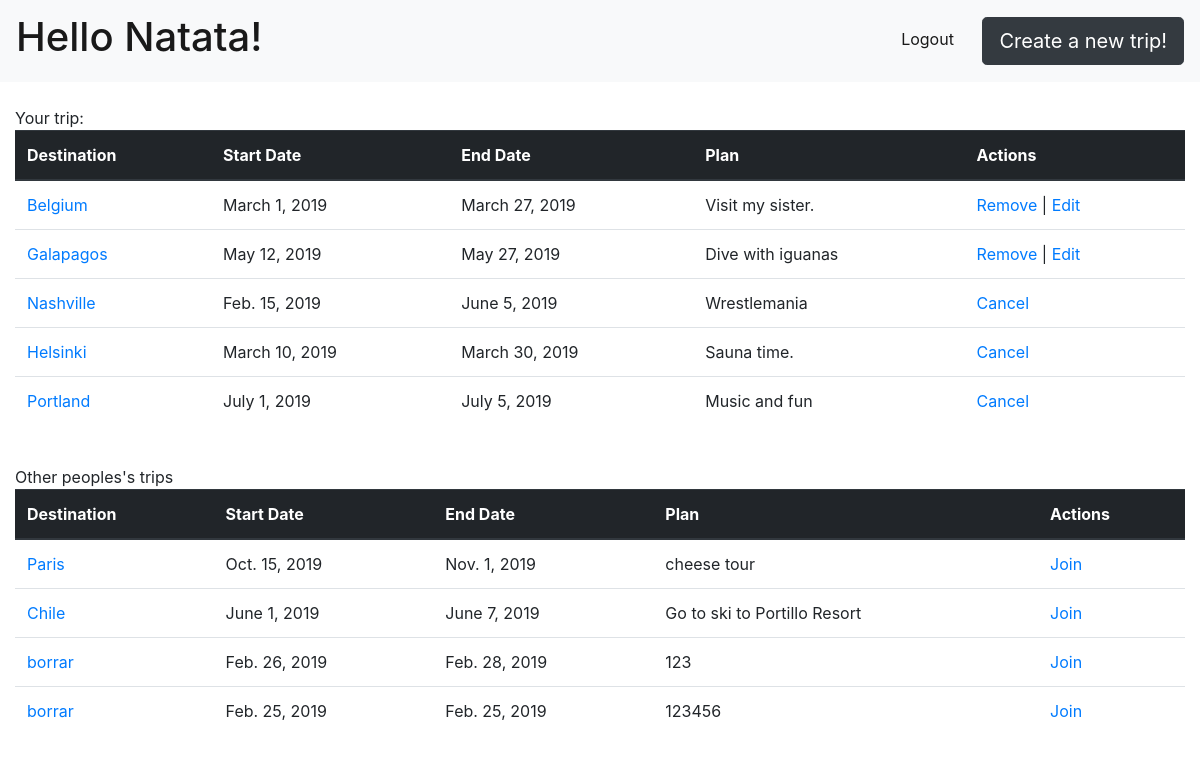
Before: /dashboard (signed in) with the older database file.
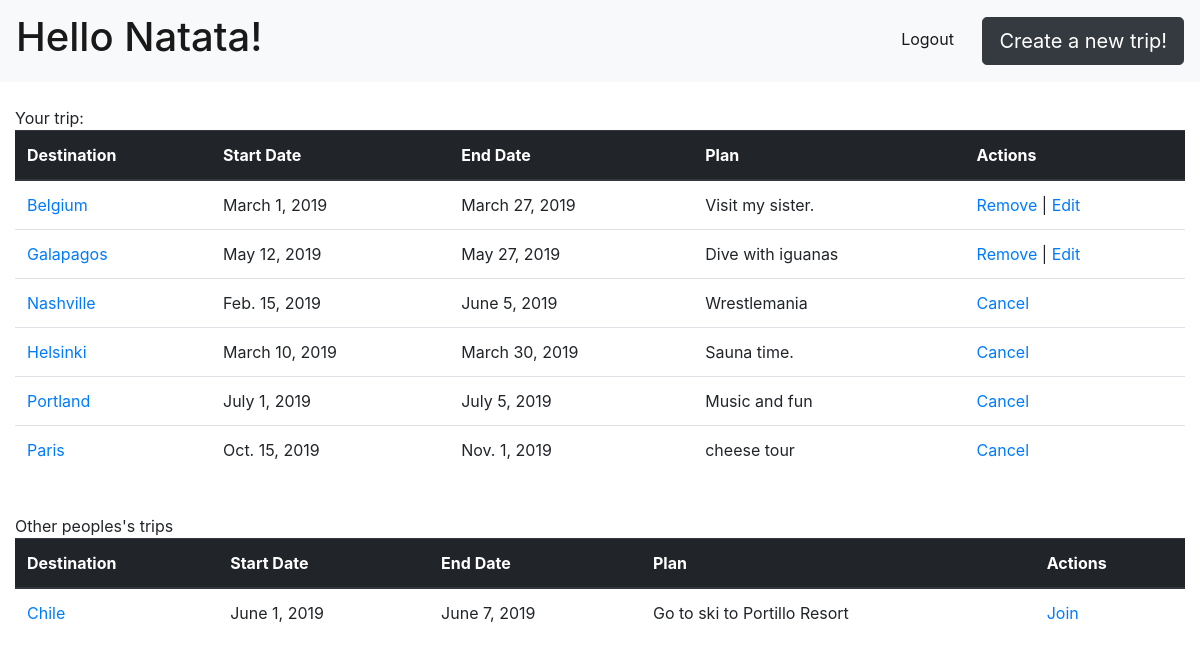
After: the same page with the newer database file.
### main_app/models.py (models this page shows)
class Trip(models.Model):
    owner = models.ForeignKey(settings.AUTH_USER_MODEL, on_delete=models.CASCADE)
    destination = models.CharField(validators=[MinLengthValidator(3)], null=False, max_length=100)
    start_date = models.DateField(null=False)
    end_date = models.DateField(null=False)
    plan = models.CharField(validators=[MinLengthValidator(3)], null=False, max_length=200)
    created_at = models.DateTimeField(auto_now_add=True)
    updated_at = models.DateTimeField(auto_now=True)

class TripJoined(models.Model):
    user = models.ForeignKey(settings.AUTH_USER_MODEL, on_delete=models.CASCADE)
    trip = models.ForeignKey('Trip', on_delete=models.CASCADE)

### main_app/views.py (the view)
# urls.py: path('dashboard', views.dashboard, name="dashboard"),
@login_required
def dashboard(request):
    username = request.user.first_name
    user_id = request.user.id
    print(username, user_id )
    msg = 'Hello ' + username.title() + '!'
    trips = Trip.objects.filter(owner = request.user).order_by('-created_at')
    trips3 = TripJoined.objects.filter(user = request.user)
    print('joined')
    print(trips3)
    trips3_nojoined = TripJoined.objects.all().exclude(user = request.user)
    print(trips3_nojoined)
    trips2 = Trip.objects.exclude(id__in = trips3.values_list('trip')).exclude(owner = request.user)
    context = {'message': msg, 'trips': trips, 'trips_joined': trips3,'trips_others': trips2}
    return render(request, 'dashboard.html', context)

### main_app/templates/dashboard.html
{% extends 'base.html' %}
{% block content %}
    <br/>Your trip:<br/>
    <table class="table">
        <thead class="thead-dark">
        <tr>
            <th scope="col">Destination</th>
            <th scope="col">Start Date</th>
            <th scope="col">End Date</th>
            <th scope="col">Plan</th>
            <th scope="col">Actions</th>
        </tr>
        </thead>
        <tbody>
        {% for trip in trips %}
            <tr>
            <td> <a href="{% url 'show' trip.id %}">{{ trip.destination }}</a> </td>
            <td> {{ trip.start_date }} </td>
            <td> {{ trip.end_date }} </td>
            <td> {{ trip.plan }} </td>
            <td> <a href="{% url 'remove' trip.id %}">Remove</a> | <a href="{% url 'edit' trip.id %}">Edit</a> </td>
            </tr>
        {% endfor %}
        {% for tripj in trips_joined %}
            <tr>
            <td> <a href="{% url 'show' tripj.trip.id %}">{{ tripj.trip.destination }}</a> </td>
            <td> {{ tripj.trip.start_date }} </td>
            <td> {{ tripj.trip.end_date }} </td>
            <td> {{ tripj.trip.plan }} </td>
            <td> <a href="{% url 'cancel' tripj.id %}">Cancel</a></td>
            </tr>
        {% endfor %}
        </tbody>
    </table>
    <br/>Other peoples's trips<br/>
    <table class="table">
        <thead class="thead-dark">
        <tr>
            <th scope="col">Destination</th>
            <th scope="col">Start Date</th>
            <th scope="col">End Date</th>
            <th scope="col">Plan</th>
            <th scope="col">Actions</th>
        </tr>
        </thead>
        <tbody>
        {% for trip in trips_others %}
            <tr>
            <td> <a href="{% url 'show' trip.id %}">{{ trip.destination }} </a> </td>
            <td> {{ trip.start_date }} </td>
            <td> {{ trip.end_date }} </td>
            <td> {{ trip.plan }} </td>
            <td> <a href="{% url 'join' trip.id %}">Join</a> </td>
            </tr>
        {% endfor %}
        </tbody>
    </table>
{% endblock %}

### main_app/templates/base.html (shortened to what this page needs)
<!doctype html>
<html lang="en">
  <head>
    <link rel="stylesheet" href="https://maxcdn.bootstrapcdn.com/bootstrap/4.0.0/css/bootstrap.min.css">
    <link href="http://cdn.rawgit.com/Eonasdan/bootstrap-datetimepicker/a549aa8780dbda16f6cff545aeabc3d71073911e/build/css/bootstrap-datetimepicker.css" rel="stylesheet"/>
    <link rel="stylesheet" href="https://cdnjs.cloudflare.com/ajax/libs/font-awesome/4.7.0/css/font-awesome.min.css">
  </head>
  <body>
      <nav class="navbar navbar-light bg-light justify-content-between">
        <span class="navbar-brand"><h1>{{ message }}</h1></span>
        {% if user.is_authenticated %}
        <span class="navbar-text">
          <a href="{% url 'logout' %}" class="mr-4">Logout</a>
          {% if request.path == '/dashboard' %}
            <a href="{% url 'new_trip' %}" class="btn btn-outline-dark btn-lg active" role="button" aria-pressed="true">Create a new trip!</a>
          {% endif %}
        </span>
        {% endif %}
      </nav>
      <div class="container-fluid">
      {% block content %}
      {% endblock %}
      </div>
  </body>
</html>

Changed rows visible on the page:
no longer on this page (row unchanged): Trip: destination "Paris", start_date "Oct. 15, 2019", end_date "Nov. 1, 2019", plan "cheese tour"
removed Trip: destination "borrar", start_date "Feb. 26, 2019", end_date "Feb. 28, 2019", plan "123"
removed Trip: destination "borrar", start_date "Feb. 25, 2019", end_date "Feb. 25, 2019", plan "123456"
added TripJoined: trip.destination "Paris", trip.start_date "Oct. 15, 2019", trip.end_date "Nov. 1, 2019", trip.plan "cheese tour"
